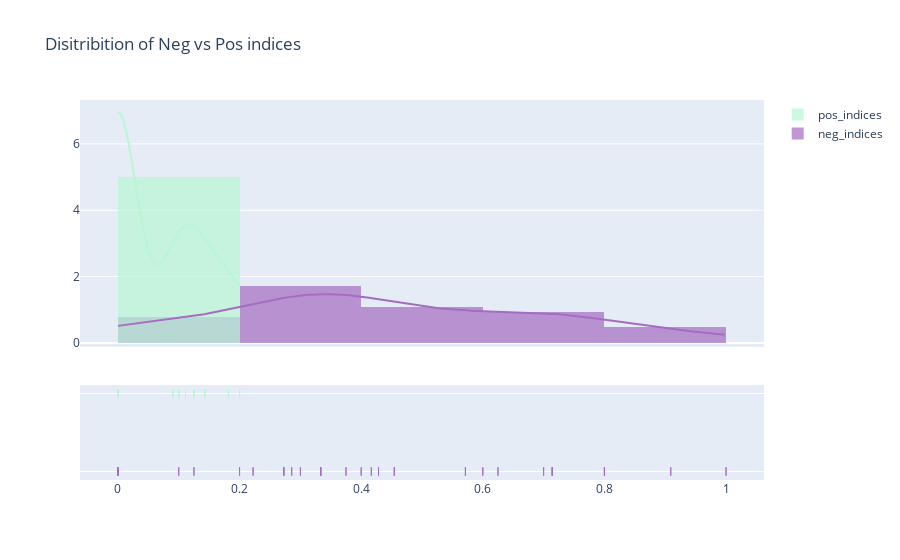

The code cell stored with this chart in its notebook:
### Markdown cell above
Trying out BOtorch

### Code cell
import plotly.figure_factory as ff
neg_indices = neg_index(data)
pos_indices = pos_index(data)

hist_data = [neg_indices, pos_indices]
group_labels=['neg_indices', 'pos_indices']
colors = ['#A56CC1', '#B8F7D4']
fig = ff.create_distplot(hist_data, group_labels, colors=colors, bin_size=.2,
                         show_curve=True)
fig.update_layout(title_text='Disitribition of Neg vs Pos indices')
fig.show()

### Figure 1 — Plotly figure (JSON) as saved in the notebook; plotly's stock layout.template omitted (floating-point values rounded to 4 significant figures; data arrays with more than 128 entries replaced by an {"elided": "..."} marker saying what was removed)
{"data": [{"autobinx": false, "histnorm": "probability density", "legendgroup": "neg_indices", "marker": {"color": "#A56CC1"}, "name": "neg_indices", "opacity": 0.7, "type": "histogram", "x": [0.2222, 0, 0.3333, 0.3333, 0.375, 0.7143, 0.2222, 0.4, 0.4167, 0.8, 0.4545, 0.2727, 0.4545, 0.3333, 0.4, 0, 0.3333, 0.375, 0.4167, 0.7, 0.2727, 0, 0, 0, 0.8, 0.7143, 0.7143, 0.7143, 0.4545, 0.7143, 0.625, 0, 0.3333, 0.2727, 0.7143, 0.5714, 0.6, 0.2, 0.4286, 0.2857, 0.2, 0.125, 0.5714, 0.8, 1, 0.8, 0.5714, 0.4545, 0.625, 0.4286, 0.3, 0.7, 1, 0.5714, 0.3333, 0.9091, 0.3333, 0.2857, 0.3333, 0.1, 0.2727, 0.6, 0.125, 0.3, 0.9091, 0.1], "xaxis": "x", "xbins": {"end": 1, "size": 0.2, "start": 0}, "yaxis": "y"}, {"autobinx": false, "histnorm": "probability density", "legendgroup": "pos_indices", "marker": {"color": "#B8F7D4"}, "name": "pos_indices", "opacity": 0.7, "type": "histogram", "x": [0, 0, 0, 0, 0, 0, 0, 0, 0, 0.2, 0.1818, 0.09091, 0.09091, 0, 0, 0, 0, 0, 0, 0.1, 0.09091, 0, 0, 0, 0.2, 0.1429, 0.1429, 0, 0.1818, 0.1429, 0.125, 0, 0, 0.09091, 0.1429, 0, 0, 0, 0, 0, 0, 0, 0, 0.2, 0.125, 0.2, 0.1429, 0.09091, 0.125, 0, 0, 0.1, 0.125, 0.1429, 0.1111, 0.1818, 0, 0, 0.1111, 0.1, 0.09091, 0, 0, 0, 0.1818, 0.1], "xaxis": "x", "xbins": {"end": 0.2, "size": 0.2, "start": 0}, "yaxis": "y"}, {"legendgroup": "neg_indices", "marker": {"color": "#A56CC1"}, "mode": "lines", "name": "neg_indices", "showlegend": false, "type": "scatter", "x": {"elided": "500 float values"}, "xaxis": "x", "y": {"elided": "500 float values"}, "yaxis": "y"}, {"legendgroup": "pos_indices", "marker": {"color": "#B8F7D4"}, "mode": "lines", "name": "pos_indices", "showlegend": false, "type": "scatter", "x": {"elided": "500 float values"}, "xaxis": "x", "y": {"elided": "500 float values"}, "yaxis": "y"}, {"legendgroup": "neg_indices", "marker": {"color": "#A56CC1", "symbol": "line-ns-open"}, "mode": "markers", "name": "neg_indices", "showlegend": false, "type": "scatter", "x": [0.2222, 0, 0.3333, 0.3333, 0.375, 0.7143, 0.2222, 0.4, 0.4167, 0.8, 0.4545, 0.2727, 0.4545, 0.3333, 0.4, 0, 0.3333, 0.375, 0.4167, 0.7, 0.2727, 0, 0, 0, 0.8, 0.7143, 0.7143, 0.7143, 0.4545, 0.7143, 0.625, 0, 0.3333, 0.2727, 0.7143, 0.5714, 0.6, 0.2, 0.4286, 0.2857, 0.2, 0.125, 0.5714, 0.8, 1, 0.8, 0.5714, 0.4545, 0.625, 0.4286, 0.3, 0.7, 1, 0.5714, 0.3333, 0.9091, 0.3333, 0.2857, 0.3333, 0.1, 0.2727, 0.6, 0.125, 0.3, 0.9091, 0.1], "xaxis": "x", "y": ["neg_indices", "neg_indices", "neg_indices", "neg_indices", "neg_indices", "neg_indices", "neg_indices", "neg_indices", "neg_indices", "neg_indices", "neg_indices", "neg_indices", "neg_indices", "neg_indices", "neg_indices", "neg_indices", "neg_indices", "neg_indices", "neg_indices", "neg_indices", "neg_indices", "neg_indices", "neg_indices", "neg_indices", "neg_indices", "neg_indices", "neg_indices", "neg_indices", "neg_indices", "neg_indices", "neg_indices", "neg_indices", "neg_indices", "neg_indices", "neg_indices", "neg_indices", "neg_indices", "neg_indices", "neg_indices", "neg_indices", "neg_indices", "neg_indices", "neg_indices", "neg_indices", "neg_indices", "neg_indices", "neg_indices", "neg_indices", "neg_indices", "neg_indices", "neg_indices", "neg_indices", "neg_indices", "neg_indices", "neg_indices", "neg_indices", "neg_indices", "neg_indices", "neg_indices", "neg_indices", "neg_indices", "neg_indices", "neg_indices", "neg_indices", "neg_indices", "neg_indices"], "yaxis": "y2"}, {"legendgroup": "pos_indices", "marker": {"color": "#B8F7D4", "symbol": "line-ns-open"}, "mode": "markers", "name": "pos_indices", "showlegend": false, "type": "scatter", "x": [0, 0, 0, 0, 0, 0, 0, 0, 0, 0.2, 0.1818, 0.09091, 0.09091, 0, 0, 0, 0, 0, 0, 0.1, 0.09091, 0, 0, 0, 0.2, 0.1429, 0.1429, 0, 0.1818, 0.1429, 0.125, 0, 0, 0.09091, 0.1429, 0, 0, 0, 0, 0, 0, 0, 0, 0.2, 0.125, 0.2, 0.1429, 0.09091, 0.125, 0, 0, 0.1, 0.125, 0.1429, 0.1111, 0.1818, 0, 0, 0.1111, 0.1, 0.09091, 0, 0, 0, 0.1818, 0.1], "xaxis": "x", "y": ["pos_indices", "pos_indices", "pos_indices", "pos_indices", "pos_indices", "pos_indices", "pos_indices", "pos_indices", "pos_indices", "pos_indices", "pos_indices", "pos_indices", "pos_indices", "pos_indices", "pos_indices", "pos_indices", "pos_indices", "pos_indices", "pos_indices", "pos_indices", "pos_indices", "pos_indices", "pos_indices", "pos_indices", "pos_indices", "pos_indices", "pos_indices", "pos_indices", "pos_indices", "pos_indices", "pos_indices", "pos_indices", "pos_indices", "pos_indices", "pos_indices", "pos_indices", "pos_indices", "pos_indices", "pos_indices", "pos_indices", "pos_indices", "pos_indices", "pos_indices", "pos_indices", "pos_indices", "pos_indices", "pos_indices", "pos_indices", "pos_indices", "pos_indices", "pos_indices", "pos_indices", "pos_indices", "pos_indices", "pos_indices", "pos_indices", "pos_indices", "pos_indices", "pos_indices", "pos_indices", "pos_indices", "pos_indices", "pos_indices", "pos_indices", "pos_indices", "pos_indices"], "yaxis": "y2"}], "layout": {"barmode": "overlay", "hovermode": "closest", "legend": {"traceorder": "reversed"}, "title": {"text": "Disitribition of Neg vs Pos indices"}, "xaxis": {"anchor": "y2", "domain": [0, 1], "zeroline": false}, "yaxis": {"anchor": "free", "domain": [0.35, 1], "position": 0}, "yaxis2": {"anchor": "x", "domain": [0, 0.25], "dtick": 1, "showticklabels": false}}}
